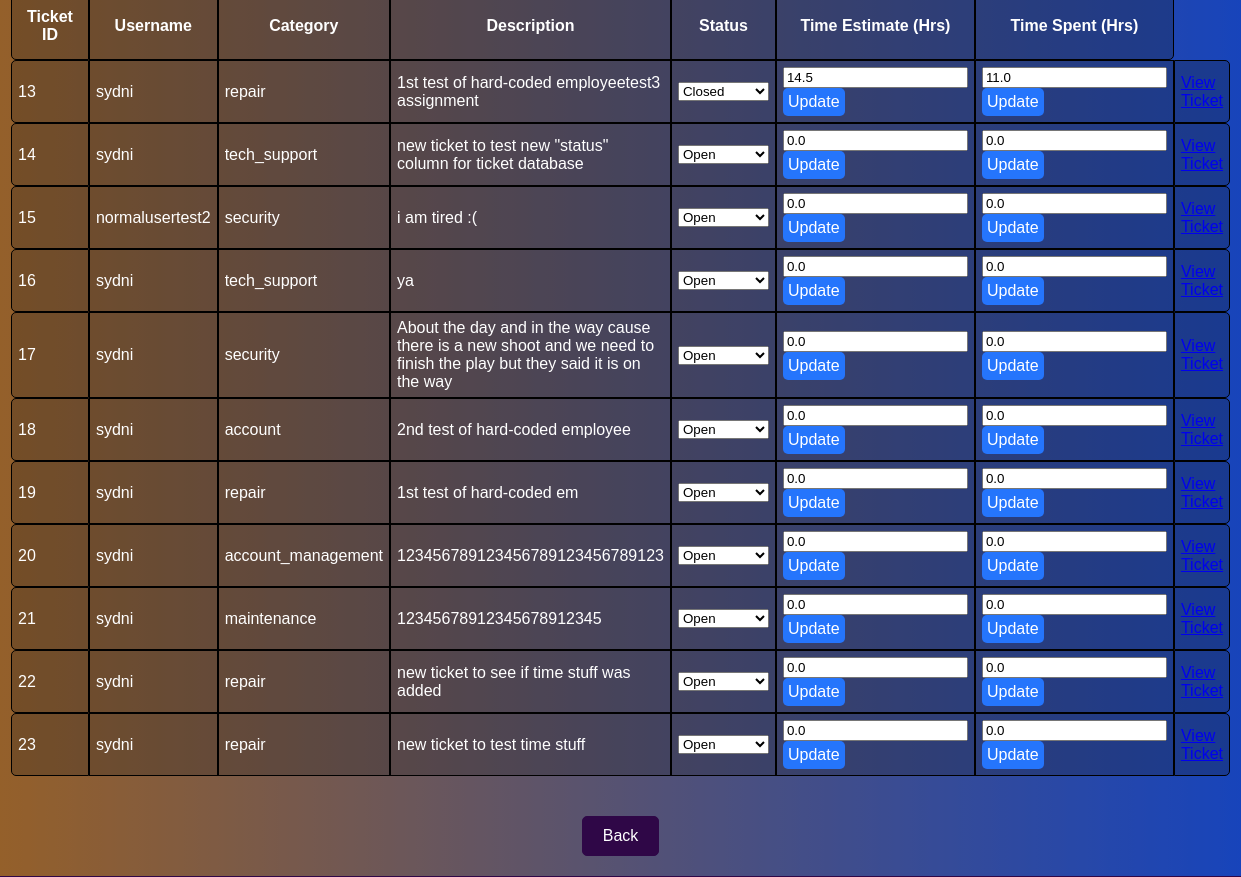
/employee_view_tickets/ (signed in), run on the app's committed database.
### myapp/models.py (models this page shows, shortened)
class Ticket(models.Model):
    CATEGORY_CHOICES = [
        ('repair', 'Repair Request'),
        ('account', 'Account Help'),
        ('tech_support', 'Technical Support'),
        ('account_management', 'Account Management'),
        ('general_inquiry', 'General Inquiry'),
        ('maintenance', 'Maintenance Request'),
        ('security', 'Security Issue'),
        ('customer_service', 'Customer Service'),
        ('other', 'Other'),
    ]
    user = models.ForeignKey(CustomUser, on_delete=models.CASCADE)
    category = models.CharField(max_length=50, choices=CATEGORY_CHOICES)
    status = models.CharField(max_length=50, choices=[
        ('open', 'Open'),
        ('in_progress', 'In Progress'),
        ('closed', 'Closed'),
    ])
    description = models.TextField()
    submitted_at = models.DateTimeField(default=timezone.now)
    assigned_employee = models.ForeignKey(CustomUser, on_delete=models.SET_NULL, null=True, blank=True, related_name='assigned_tickets')
    time_estimate = models.FloatField()
    time_spent = models.FloatField()

class CustomUser(AbstractUser):
    email = models.EmailField(unique=True)
    USER_TYPE_CHOICES = (
        ('admin', 'Admin'),
        ('employee', 'Employee'),
        ('normal', 'Normal User'),
    )
    user_type = models.CharField(max_length=10, choices=USER_TYPE_CHOICES, default='normal')

### myapp/views.py (the view)
# urls.py: path('employee_view_tickets/', views.employee_view_tickets, name='employee_view_tickets'),
@login_required # only logged in users should access this
def employee_view_tickets(request):
    if request.user.user_type != 'employee':
        logout(request) # log out user since they are redirected to login page
        return redirect('login')
    user = request.user
    tickets = Ticket.objects.filter(assigned_employee_id = user.id)
    username = user.username
    return render(request, 'employee_view_tickets.html', {'username': username, 'tickets': tickets})

### myapp/templates/employee_view_tickets.html (shortened to what this page needs)
<!DOCTYPE html>
<html lang="en">
<head>
    {% load static %}
    <link rel="stylesheet" href="{% static 'styles.css' %}">
</head>
<body>
<div class="container">
    <table class="ticket-table">
        <thead>
            <tr>
                <th class="rounded-header-left">Ticket ID</th>
                <th class="rounded-header-middle">Username</th>
                <th class="rounded-header-middle">Category</th>
                <th class="rounded-header-middle">Description</th>
                <th class="rounded-header-middle">Status</th>
                <th class="rounded-header-middle">Time Estimate (Hrs)</th>
                <th class="rounded-header-right">Time Spent (Hrs)</th>
            </tr>
        </thead>
        <tbody>
            {% for ticket in tickets %}
            <tr>
                <td class="rounded-header-left">{{ ticket.id }}</td>
                <td class="rounded-header-middle">{{ ticket.user.username }}</td>
                <td class="rounded-header-middle">{{ ticket.category }}</td>
                <td class="rounded-header-middle">{{ ticket.description }}</td>
                <td class="rounded-header-middle">
                    <form method="post" action="{% url 'update_ticket_status' ticket.id %}">
                        <select name="status" onchange="this.form.submit()">
                            <option value="open" {% if ticket.status == "open" %} selected {% endif %}>Open</option>
                            <option value="closed" {% if ticket.status == "closed" %} selected {% endif %}>Closed</option>
                        </select>
                    </form>
                </td>
                <td class="rounded-header-middle">
                    <form method="post" action="{% url 'update_ticket_time_estimate' ticket.id %}">
                        <input type="number" name="time_estimate" value="{{ ticket.time_estimate }}" step="0.5" min="0">
                        <button class="button-submit">Update</button>
                    </form>
                </td>
                <td class="rounded-header-middle">
                    <form method="post" action="{% url 'update_ticket_time_spent' ticket.id %}">
                        <input type="number" name="time_spent" value="{{ ticket.time_spent }}" step="0.5" min="0">
                        <button class="button-submit">Update</button>
                    </form>
                </td>
                <td class="rounded-header-right">
                    <a href="{% url 'achat_ticket' ticket.id %}">View Ticket</a>
                </td>
            </tr>
            {% empty %}
            <tr>
                <td colspan="3">No tickets found.</td>
            </tr>
            {% endfor %}
        </tbody>
    </table>
    <button class="back-button" onclick="window.location.href='{% url 'employee_dashboard' %}'">Back</button>
</div>
</body>
</html>

### myapp/static/styles.css (style rules this page uses)
.container { text-align: center; border: 1px solid #2f0747; padding: 20px; border-radius: 10px; background-color: #fff; color: white; }
body { font-family: 'Arial', sans-serif; background: linear-gradient(to right, orange, #2575fc); color: white; height: 100vh; display: flex; justify-content: center; align-items: center; margin: 0; padding: 0; }
.container { background: rgba(5, 3, 100, 0.429); padding: 20px; border-radius: 10px; box-shadow: 0 4px 8px rgba(0, 0, 0, 0.5); }
button { border: 0px solid orange; outline: none; padding: 10px 20px; border-radius: 5px; background: #2575fc; color: white; font-size: 1rem; cursor: pointer; transition: background 0.3s ease; }
.button-submit { border: 0px; outline: none; padding: 5px; border-radius: 5px; background: #2575fc; color: white; font-size: 1rem; cursor: pointer; transition: background 0.3s ease; }
.back-button, .logout-button { margin-top: 20px; padding: 10px 20px; background-color: #2f0747; border: 1px solid #2f0747; border-radius: 5px; color: white; cursor: pointer; }
.ticket-table { border-collapse: separate; border-spacing: 0; width: 80%; margin: 20px 0; }
.ticket-table th { background-color: rgba(30, 27, 27, 0.263); color: white; padding: 15px; text-align: center; border: 1px solid black; }
.rounded-header-left { border-top-left-radius: 5px; border-bottom-left-radius: 5px; }
.rounded-header-middle { border-radius: 0; }
.rounded-header-right { border-top-right-radius: 5px; border-bottom-right-radius: 5px; }
.ticket-table td { background-color: rgba(30, 27, 27, 0.263); border: 1px solid black; padding: 6px; text-align: left; }

### data on the page
Ticket: id "13", user.username "sydni", category "repair", description "1st test of hard-coded employeetest3 assignment", status "Closed", time_estimate "14.5", time_spent "11.0"
Ticket: id "14", user.username "sydni", category "tech_support", description "new ticket to test new \"status\" column for ticket database", status "Open", time_estimate "0.0", time_spent "0.0"
Ticket: id "15", user.username "normalusertest2", category "security", description "i am tired :(", status "Open", time_estimate "0.0", time_spent "0.0"
Ticket: id "16", user.username "sydni", category "tech_support", description "ya", status "Open", time_estimate "0.0", time_spent "0.0"
Ticket: id "17", user.username "sydni", category "security", description "About the day and in the way cause there is a new shoot and we need to finish the play but they said it is on the way", status "Open", time_estimate "0.0", time_spent "0.0"
Ticket: id "18", user.username "sydni", category "account", description "2nd test of hard-coded employee", status "Open", time_estimate "0.0", time_spent "0.0"
Ticket: id "19", user.username "sydni", category "repair", description "1st test of hard-coded em", status "Open", time_estimate "0.0", time_spent "0.0"
Ticket: id "20", user.username "sydni", category "account_management", description "123456789123456789123456789123", status "Open", time_estimate "0.0", time_spent "0.0"
Ticket: id "21", user.username "sydni", category "maintenance", description "12345678912345678912345", status "Open", time_estimate "0.0", time_spent "0.0"
Ticket: id "22", user.username "sydni", category "repair", description "new ticket to see if time stuff was added", status "Open", time_estimate "0.0", time_spent "0.0"
Ticket: id "23", user.username "sydni", category "repair", description "new ticket to test time stuff", status "Open", time_estimate "0.0", time_spent "0.0"
